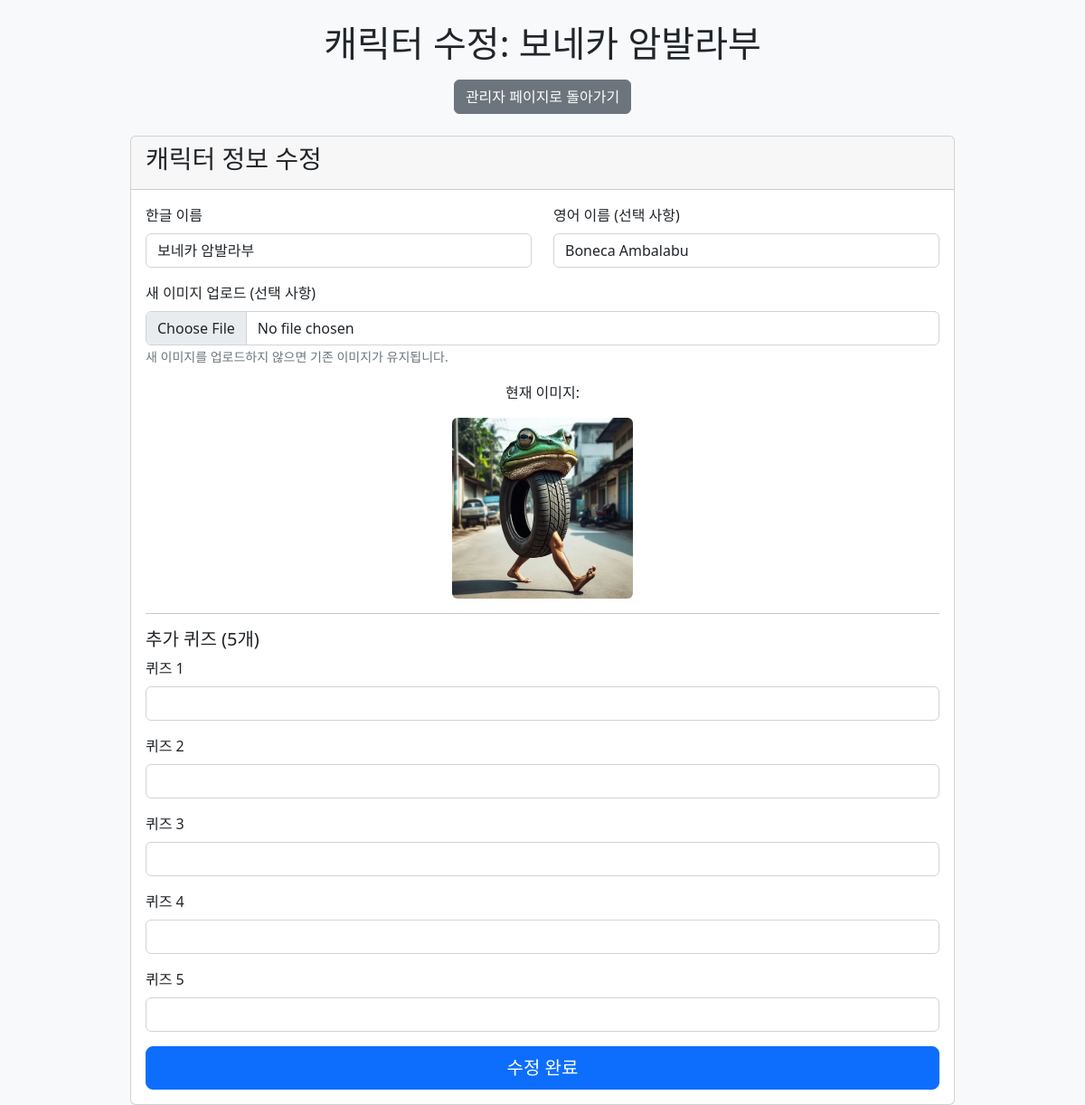
Screenshot of /edit/5 with the database file from the repository.
### app.py (models this page shows, shortened)
class Character(db.Model):
    id = db.Column(db.Integer, primary_key=True)
    name_ko = db.Column(db.String(100), nullable=False, unique=True)
    name_en = db.Column(db.String(100), nullable=True)
    image_file = db.Column(db.String(100), nullable=False)
    question1 = db.Column(db.String(200), nullable=True)
    question2 = db.Column(db.String(200), nullable=True)
    question3 = db.Column(db.String(200), nullable=True)
    question4 = db.Column(db.String(200), nullable=True)
    question5 = db.Column(db.String(200), nullable=True)

### app.py (the view, shortened to what this page needs)
@app.route('/edit/<int:id>', methods=['GET', 'POST'])
def edit_character(id):
    character = Character.query.get_or_404(id)
    return render_template('edit_character.html', character=character)

### app.py (called while the page is built)
@app.after_request
def add_header(response):
    response.headers['Cache-Control'] = 'no-cache, no-store, must-revalidate'
    response.headers['Pragma'] = 'no-cache'
    response.headers['Expires'] = '0'
    return response

### templates/edit_character.html (shortened to what this page needs)
{% extends "layout.html" %}
{% block content %}
<div class="container">
    <div class="text-center my-4">
        <h1>캐릭터 수정: {{ character.name_ko }}</h1>
        <a href="{{ url_for('admin') }}" class="btn btn-secondary mt-2">관리자 페이지로 돌아가기</a>
    </div>
    <div class="card">
        <div class="card-header">
            <h3>캐릭터 정보 수정</h3>
        </div>
        <div class="card-body">
            <form method="POST" enctype="multipart/form-data">
                <div class="row">
                    <div class="col-md-6 mb-3">
                        <label for="name_ko" class="form-label">한글 이름</label>
                        <input type="text" class="form-control" id="name_ko" name="name_ko" value="{{ character.name_ko }}" required>
                    </div>
                    <div class="col-md-6 mb-3">
                        <label for="name_en" class="form-label">영어 이름 (선택 사항)</label>
                        <input type="text" class="form-control" id="name_en" name="name_en" value="{{ character.name_en or '' }}">
                    </div>
                </div>
                <div class="mb-3">
                    <label for="image" class="form-label">새 이미지 업로드 (선택 사항)</label>
                    <input type="file" class="form-control" id="image" name="image" accept=".png,.jpg,.jpeg,.webp" onchange="previewImage(event)">
                    <small class="form-text text-muted">새 이미지를 업로드하지 않으면 기존 이미지가 유지됩니다.</small>
                </div>
                <div class="mb-3 text-center">
                    <p>현재 이미지:</p>
                    <img id="thumbnail-preview" src="{{ url_for('static', filename='uploads/' + character.image_file) }}" alt="이미지 미리보기" class="img-fluid rounded" style="max-height: 200px;">
                </div>
                <hr>
                <h5>추가 퀴즈 (5개)</h5>
                {% for i in range(1, 6) %}
                <div class="mb-3">
                    <label for="question{{i}}" class="form-label">퀴즈 {{i}}</label>
                    <input type="text" class="form-control" id="question{{i}}" name="question{{i}}" value="{{ character['question' + i|string] or '' }}">
                </div>
                {% endfor %}
                <div class="d-grid">
                    <button type="submit" class="btn btn-primary btn-lg">수정 완료</button>
                </div>
            </form>
        </div>
    </div>
</div>
{% endblock %}

### templates/layout.html (style rules this page uses)
body { background-color: #f8f9fa; }
.container { max-width: 960px; }

### rows the page displays
Character: name_ko "보네카 암발라부", name_en "Boneca Ambalabu", image_file (picture)

### other values shown
{{ i }} "1" "2" "3" "4" "5"
